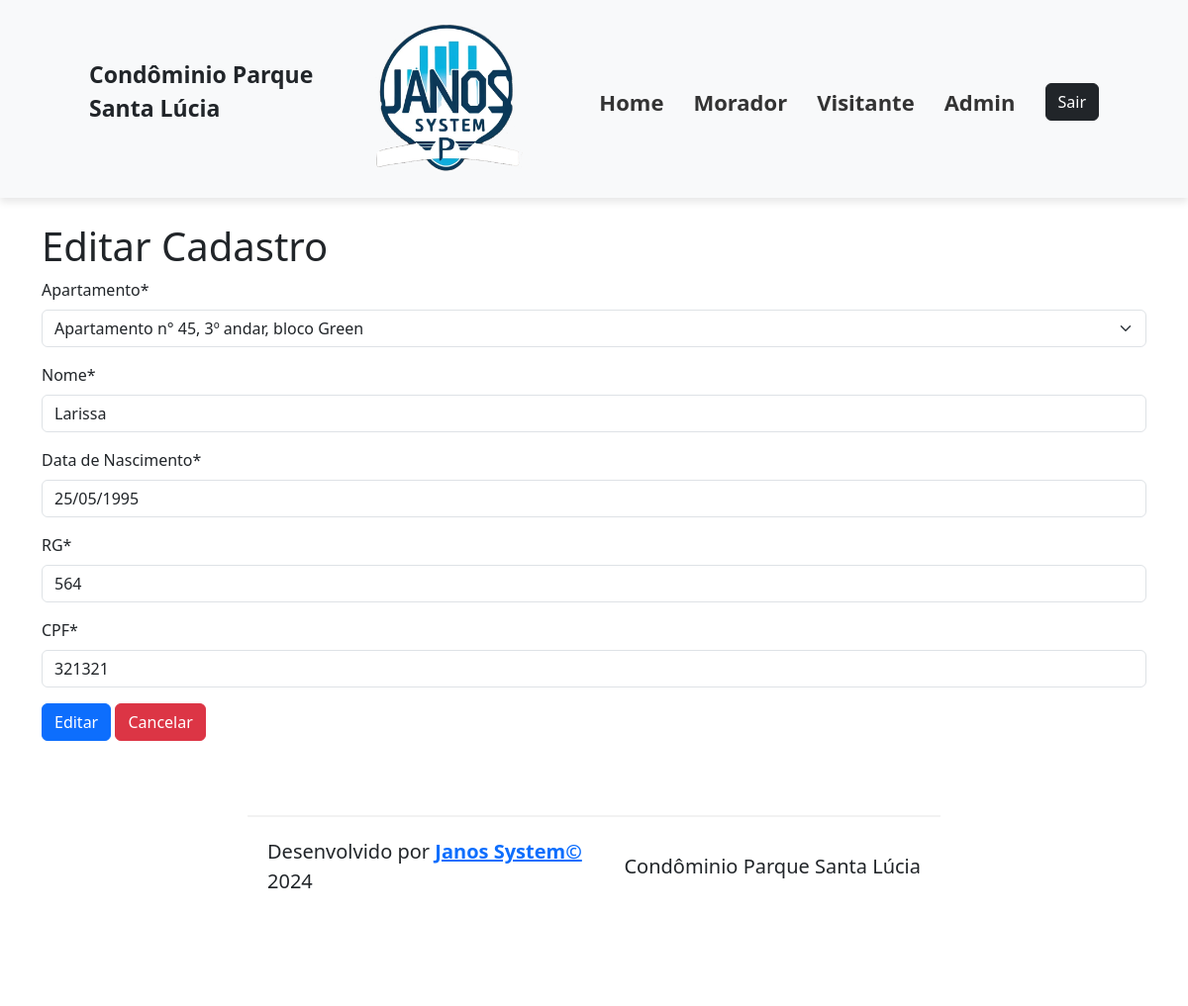
/moradores-edicao/1, run on an earlier commit of the app's database.
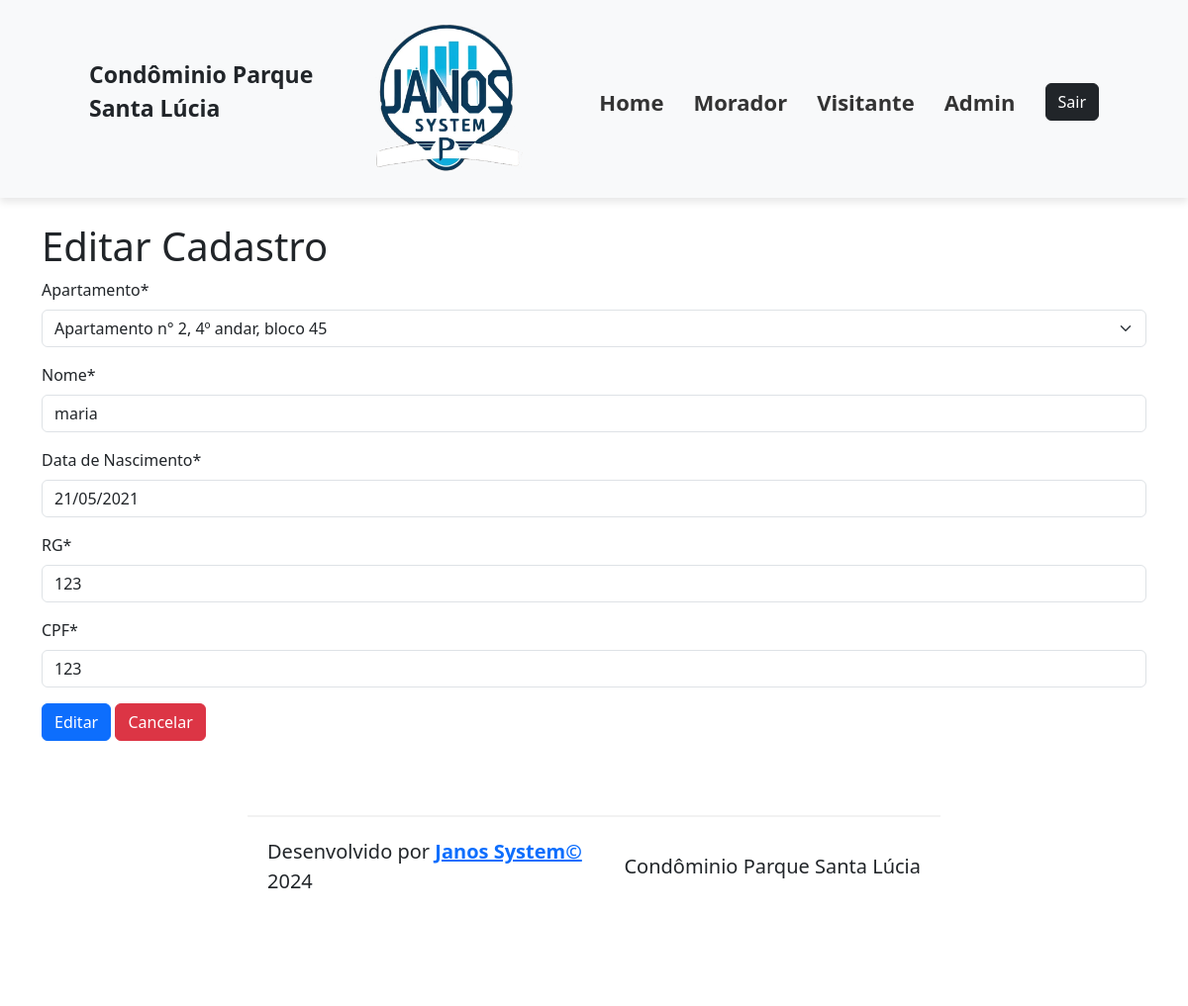
And on a later commit of the database.
### cadastros/models.py (models this page shows, shortened)
class Morador(models.Model):
    apartamento = models.ForeignKey(Apartamento, on_delete=models.CASCADE)
    nome = models.CharField(verbose_name="Nome", max_length=50, null=False, blank=False)
    dt_nasto = models.DateField(verbose_name="Data de Nascimento", null=False, blank=False)
    doc_rg = models.CharField(verbose_name="RG", max_length=9, null=False, blank=False)
    doc_cpf = models.CharField(verbose_name="CPF", max_length=11, null=False, blank=False)

### cadastros/views.py (the view)
# urls.py: path("moradores-edicao/<int:pk>", MoradorUptadeView.as_view(), name="moradores_edicao",),
class MoradorUptadeView(UpdateView):
    model = Morador
    fields = ["apartamento", "nome", "dt_nasto", "doc_rg", "doc_cpf"]
    success_url = reverse_lazy("moradores_lista")

### cadastros/models.py (called while the page is built)
    def __str__(self):
        return f"Apartamento n° {self.numero_apto}, {self.andar}º andar, bloco {self.bloco}"

### cadastros/Templates/cadastros/morador_form.html (shortened to what this page needs)
{% extends 'base.html' %}
{% load static %}
{% load crispy_forms_tags %}
{% block content %}
    {% if morador.pk %}
		<h1> Editar Cadastro </h1>
	{% else %}
        <h1> Cadastro de Moradores </h1>
                <p>Cadastro dos moradores ADM</p>
        <h1> Novo Morador(a) </h1>
	{% endif %}
    <form method="POST">
        {{ form| crispy }}
        {% if morador.pk %}
            <button type="submit" class="btn btn-primary" >Editar</button>
            <a href="{% url 'moradores_lista' %}" class="btn btn-danger">Cancelar</a>
        {% else %}
            <button type="submit" class="btn btn-primary" >Cadastrar</button>
            <a href="{% url 'moradores_cadastro' %}" class="btn btn-danger">Cancelar</a>
            <a href="{% url 'moradores_lista' %}" class="btn btn-secondary">Moradores Cadastrados</a>
        {% endif %}
    </form>
{% endblock content %}

What changed in the data, as far as the page shows it:
changed Morador: apartamento "Apartamento n° 45, 3º andar, bloco Green" → "Apartamento n° 2, 4º andar, bloco 45"; nome "Larissa" → "maria"; dt_nasto "25/05/1995" → "21/05/2021"; doc_rg "564" → "123"; doc_cpf "321321" → "123"
